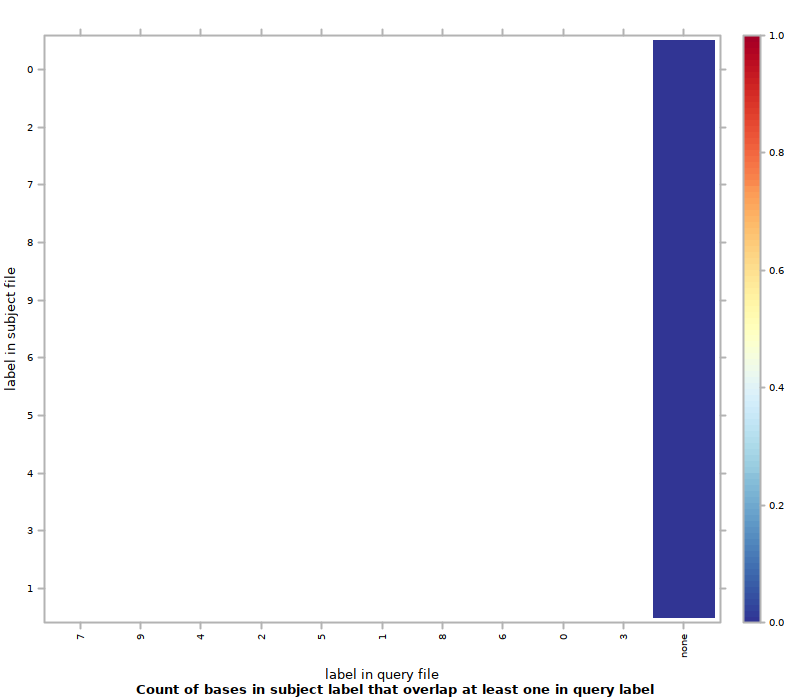

Generate this figure with R:
#!/usr/bin/env Rscript
## transcript produced by Segtools 1.1.14

segtools.r.dirname <-
  system2("python",
          c("-c", "'import segtools; print segtools.get_r_dirname()'"),
          stdout = TRUE)

source(file.path(segtools.r.dirname, 'common.R'))
source(file.path(segtools.r.dirname, 'overlap.R'))
save.overlap.performance('./MCex100bp1bp/overlap-ordered', 'overlap.performance', './MCex100bp1bp/overlap-ordered/overlap.tab', row.normalize = 'FALSE', mnemonic_file = './MCex100bp1bp/overlap-direct/mnemonics1_new.txt', clobber = FALSE, col_mnemonic_file = './MCex100bp1bp/overlap-direct/mnemonics2_new.txt')
save.overlap.heatmap('./MCex100bp1bp/overlap-ordered', 'overlap', './MCex100bp1bp/overlap-ordered/overlap.tab', clobber = FALSE, col_mnemonic_file = './MCex100bp1bp/overlap-direct/mnemonics2_new.txt', cluster = FALSE, max_contrast = FALSE, row.normalize = 'FALSE', mnemonic_file = './MCex100bp1bp/overlap-direct/mnemonics1_new.txt')
